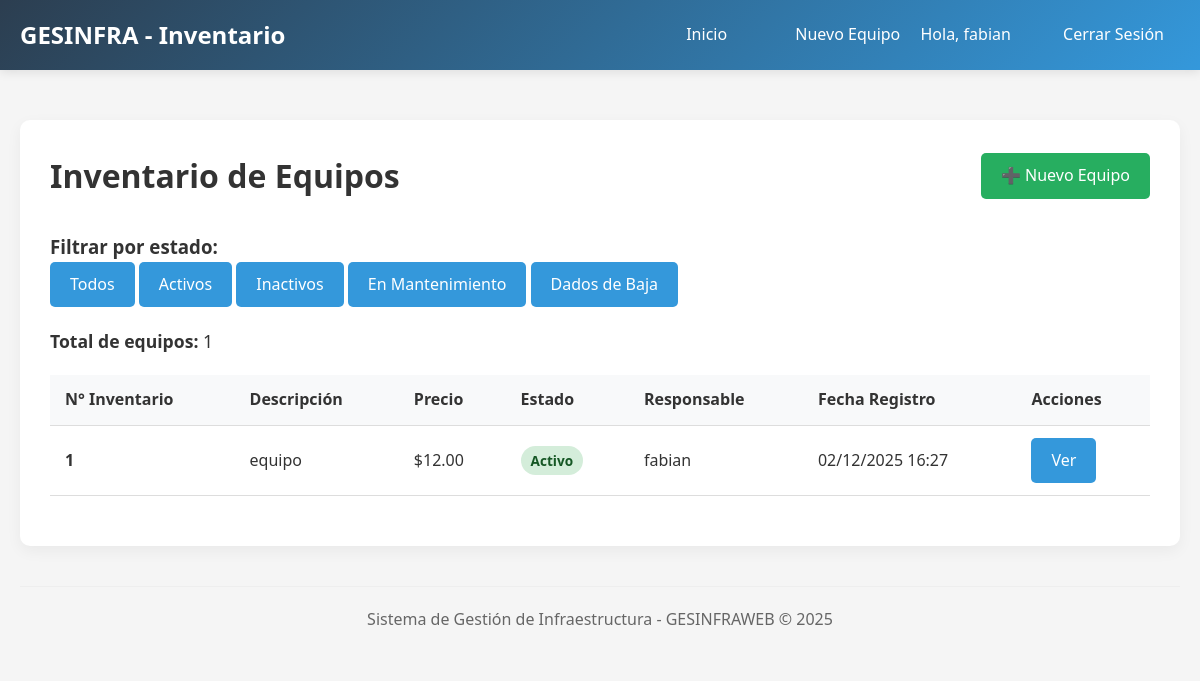
/inventario/ (signed in), run on the app's committed database.
### inventario/models.py (models this page shows, shortened)
class Equipo(models.Model):
    numero_inventario = models.CharField(
        max_length=50,
        unique=True,
        verbose_name="Número de Inventario"
    )
    descripcion = models.CharField(
        max_length=200,
        verbose_name="Descripción del Equipo"
    )
    precio_adquisicion = models.DecimalField(
        max_digits=10,
        decimal_places=2,
        verbose_name="Precio de Adquisición"
    )
    usuario_responsable = models.ForeignKey(
        User,
        on_delete=models.CASCADE,
        verbose_name="Usuario Responsable"
    )
    fecha_registro = models.DateTimeField(
        auto_now_add=True,
        verbose_name="Fecha de Registro"
    )
    estado = models.CharField(
        max_length=20,
        choices=[
            ('activo', 'Activo'),
            ('inactivo', 'Inactivo'),
            ('mantenimiento', 'En Mantenimiento'),
            ('baja', 'Dado de Baja')
        ],
        default='activo',
        verbose_name="Estado del Equipo"
    )
    class Meta:
        verbose_name = "Equipo"
        verbose_name_plural = "Equipos"
        ordering = ['-fecha_registro']

### inventario/views.py (the view)
# urls.py: path('', views.listar_equipos, name='listar_equipos'),
@login_required
def listar_equipos(request):
    equipos = Equipo.objects.all()
    estado = request.GET.get('estado')
    if estado:
        equipos = equipos.filter(estado=estado)
    context = {
        'equipos': equipos,
        'total_equipos': equipos.count(),
        'filtro_estado': estado
    }
    return render(request, 'inventario/listar_equipos.html', context)

### inventario/templates/inventario/listar_equipos.html (shortened to what this page needs)
{% extends 'inventario/base.html' %}
{% block content %}
<div style="display: flex; justify-content: space-between; align-items: center; margin-bottom: 30px;">
    <h1>Inventario de Equipos</h1>
    <a href="{% url 'inventario:crear_equipo' %}" class="btn btn-success">➕ Nuevo Equipo</a>
</div>
<div style="margin-bottom: 20px;">
    <h3>Filtrar por estado:</h3>
    <a href="{% url 'inventario:listar_equipos' %}" class="btn">Todos</a>
    <a href="?estado=activo" class="btn">Activos</a>
    <a href="?estado=inactivo" class="btn">Inactivos</a>
    <a href="?estado=mantenimiento" class="btn">En Mantenimiento</a>
    <a href="?estado=baja" class="btn">Dados de Baja</a>
</div>
<p style="margin-bottom: 20px; font-size: 1.1rem;">
    <strong>Total de equipos:</strong> {{ total_equipos }}
</p>
{% if equipos %}
    <table class="table">
        <thead>
            <tr>
                <th>N° Inventario</th>
                <th>Descripción</th>
                <th>Precio</th>
                <th>Estado</th>
                <th>Responsable</th>
                <th>Fecha Registro</th>
                <th>Acciones</th>
            </tr>
        </thead>
        <tbody>
            {% for equipo in equipos %}
            <tr>
                <td><strong>{{ equipo.numero_inventario }}</strong></td>
                <td>{{ equipo.descripcion }}</td>
                <td>${{ equipo.precio_adquisicion }}</td>
                <td>
                    <span class="badge badge-{{ equipo.estado }}">
                        {{ equipo.get_estado_display }}
                    </span>
                </td>
                <td>{{ equipo.usuario_responsable.username }}</td>
                <td>{{ equipo.fecha_registro|date:"d/m/Y H:i" }}</td>
                <td>
                    <a href="{% url 'inventario:detalle_equipo' equipo.id %}" class="btn">Ver</a>
                </td>
            </tr>
            {% endfor %}
        </tbody>
    </table>
{% else %}
    <div style="text-align: center; padding: 40px; background: #f8f9fa; border-radius: 8px;">
        <h3>No hay equipos registrados</h3>
        <p>Comienza agregando tu primer equipo al inventario.</p>
        <a href="{% url 'inventario:crear_equipo' %}" class="btn btn-success">Crear Primer Equipo</a>
    </div>
{% endif %}
{% endblock %}

### inventario/templates/inventario/base.html (shortened to what this page needs)
<!DOCTYPE html>
<html lang="es">
<head>
</head>
<body>
    <nav class="navbar">
        <div class="nav-container">
            <a href="{% url 'inventario:listar_equipos' %}" class="logo">GESINFRA - Inventario</a>
            <div class="nav-links">
                <a href="{% url 'inventario:listar_equipos' %}">Inicio</a>
                <a href="{% url 'inventario:crear_equipo' %}">Nuevo Equipo</a>
                {% if user.is_authenticated %}
                    <span>Hola, {{ user.username }}</span>
                    <a href="{% url 'admin:logout' %}">Cerrar Sesión</a>
                {% endif %}
            </div>
        </div>
    </nav>
    <div class="container">
        <div class="content">
            {% block content %}{% endblock %}
        </div>
        <div class="footer">
            <p>Sistema de Gestión de Infraestructura - GESINFRAWEB &copy; {% now "Y" %}</p>
        </div>
    </div>
</body>
</html>

### inventario/templates/inventario/base.html (style rules this page uses)
* { margin: 0; padding: 0; box-sizing: border-box; font-family: 'Segoe UI', Tahoma, Geneva, Verdana, sans-serif; }
body { background-color: #f5f5f5; color: #333; line-height: 1.6; }
.container { max-width: 1200px; margin: 0 auto; padding: 20px; }
.navbar { background: linear-gradient(135deg, #2c3e50, #3498db); color: white; padding: 1rem 0; box-shadow: 0 2px 10px rgba(0,0,0,0.1); }
.nav-container { max-width: 1200px; margin: 0 auto; display: flex; justify-content: space-between; align-items: center; padding: 0 20px; }
.logo { font-size: 1.5rem; font-weight: bold; text-decoration: none; color: white; }
.nav-links a { color: white; text-decoration: none; margin-left: 2rem; padding: 0.5rem 1rem; border-radius: 4px; transition: background 0.3s; }
.content { background: white; border-radius: 10px; padding: 30px; margin-top: 30px; box-shadow: 0 5px 15px rgba(0,0,0,0.05); }
.btn { display: inline-block; padding: 10px 20px; background: #3498db; color: white; text-decoration: none; border-radius: 5px; border: none; cursor: pointer; font-size: 1rem; transition: background 0.3s; }
.btn-success { background: #27ae60; }
.table { width: 100%; border-collapse: collapse; margin: 20px 0; }
.table th, .table td { padding: 12px 15px; text-align: left; border-bottom: 1px solid #ddd; }
.table th { background-color: #f8f9fa; font-weight: bold; }
.badge { padding: 5px 10px; border-radius: 20px; font-size: 0.85rem; font-weight: bold; }
.badge-activo { background: #d4edda; color: #155724; }
.footer { text-align: center; margin-top: 40px; padding: 20px; color: #666; border-top: 1px solid #eee; }

### data on the page
Equipo: numero_inventario "1", descripcion "equipo", precio_adquisicion "12.00", estado "Activo", usuario_responsable.username "fabian", fecha_registro "02/12/2025 16:27"

### other printed values
{{ user.username }} "fabian"
{{ total_equipos }} "1"
